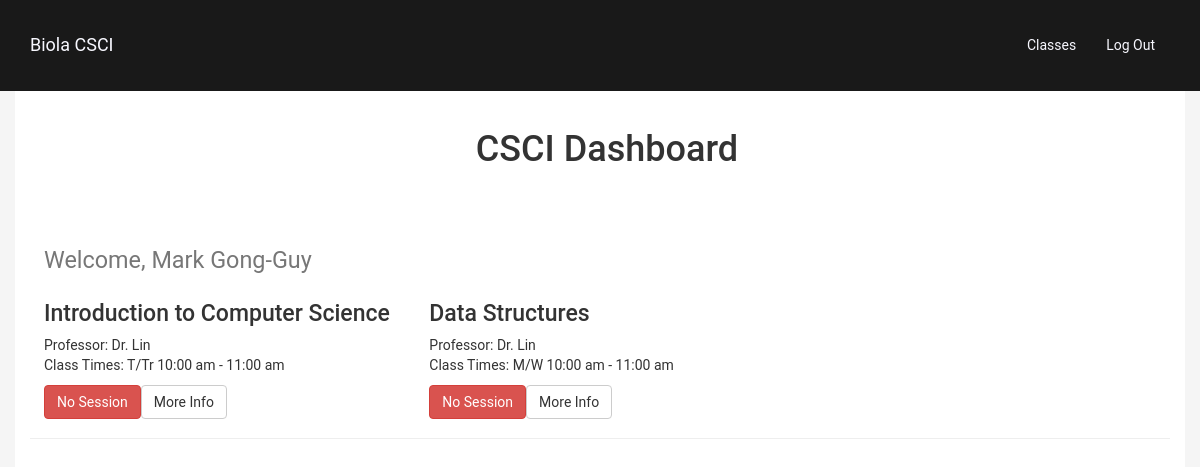
Screenshot of /dashboard.php (signed in) with the database file from the repository.
### tables this page shows
CREATE TABLE IF NOT EXISTS `class` (
  `classID` INT NOT NULL AUTO_INCREMENT,
  `classCode` VARCHAR(45) NULL,
  `professorEmail` VARCHAR (45) NULL,
  `taEmail` VARCHAR (45) NULL,
  `className` VARCHAR(45) NULL,
  `activeSession` INT DEFAULT '0',
  `syllabusURL` VARCHAR(45) NULL,
  `classTime` VARCHAR(45) NULL,
  `room` VARCHAR(45) NULL,
  `taHours` VARCHAR(45) NULL,
  `instructorHours` VARCHAR(45) NULL,
  `classDescription` MEDIUMTEXT NULL,
  PRIMARY KEY (`classID`));

### resources/library/db.php (called while the page is built)
<?php
class db {
	private static function connect(){
		$config = include('resources/config.php');
		$dbuser = $config['dbuser'];
		$dbpassword = $config['dbpassword'];
		$dbhost = $config['dbhost'];
		$dbport = $config['dbport'];
		$dbname = $config['dbname'];
		try{
			$pdo = new PDO(sprintf('mysql:host=%s;port=%s;dbname=%s;charset=utf8', $dbhost, $dbport, $dbname), $dbuser, $dbpassword);
			$pdo->setAttribute(PDO::ATTR_ERRMODE, PDO::ERRMODE_EXCEPTION);
			return $pdo;
		} catch (PDOException $e){
			print "Error!: " . $e->getMessage() . "<br/>";
    		die();
		}
	}
	public static function query($query, $params = array()){
		$statement = self::connect()->prepare($query);
		$statement->execute($params);
		if (explode(' ', $query)[0] == 'SELECT'){
			$data = $statement->fetchALL();
			return $data;
		}
	}
}
?>

### dashboard.php (the view, shortened to what this page needs)
<?php begin: include_once 'templates/header.php'; include_once 'resources/library/db.php';?>
    <body>
        <div class="page-header" style="padding-left: 1em">
          <h1><center>CSCI Dashboard</center></br></br><small> Welcome, <?php echo $_SESSION['user_fName']; echo " "; echo $_SESSION['user_lName'];?></small></h1>
             <?php
             include_once 'resources/library/db.php';
             $class_id = db::query("SELECT class_classID from user_class where user_email = :user_email", array(':user_email'=>$_SESSION['user_id']));
             for($count = 0; $count < count($class_id); $count++){
                 $classID = print_r($class_id[$count]["class_classID"], true);
                 $result = db::query("SELECT className, syllabusURL, classTime, activeSession, classCode from class where classID = :classID", array(':classID'=>$classID));
                 $className = print_r($result[0]["className"], true);
                 $classTime = print_r($result[0]["classTime"], true);
                 $activeSession = print_r($result[0]["activeSession"], true);
                 $classCode = print_r($result[0]["classCode"], true);
                 echo '<div class="row">';
                 echo     '<div class="col-sm-6 col-md-4">';
                 echo       '<div class="caption">';
                 echo           "<h3 class='dashClassTitle'>$className</h3>";
                 echo               '<p>';
                 echo                   'Professor: Dr. Lin </br>';
                 echo                   "Class Times: $classTime";
                 echo               '</p>';
                 if($_SESSION['user_perm'] < 2){
                     if($activeSession == 1){
                         echo '<p><a data-toggle="modal" data-target="#myModal" class="btn btn-success" role="button">Join Session</a>';
                     } else {
                         echo '<p><a href="#" class="btn btn-danger" role="button">No Session</a>';
                     }
                 }
                 echo        '<a href="';
                 echo        $classCode . '.php';
                 echo        '" class="btn btn-default" role="button">More Info</a></p>';
                 echo   '</div>';
                 echo '</div>';
             }
              ?>
               </div>
        </div>
<?php include "templates/footer.php"; ?>

### templates/header.php (shortened to what this page needs)
<head>
    <link href="/css/bootstrap.min.css" rel="stylesheet">
    <link href="/css/style.css" rel="stylesheet">
</head>
<body id="page-top" data-spy="scroll" data-target=".navbar-fixed-top">
    <nav class="navbar navbar-fixed-top" role="navigation">
        <div class="container">
            <div class="navbar-header page-scroll">
                <a class="navbar-brand page-scroll" href="/index.php">Biola CSCI</a>
            </div>
            <div class="collapse navbar-collapse navbar-ex1-collapse">
                <ul class="nav navbar-nav">
                    <li class="nav-item dropdown">
                        <a href="#" id="navbarDropdownMenuLink" data-toggle="dropdown" aria-haspopup="true" aria-expanded="false">Classes</a>
                            <?php
                                include_once 'resources/library/db.php';
                            ?>
                    </li>
                    <li class="nav-item">
                        <a href="/logout.php">Log Out</a>
                    </li>
                </ul>
            </div>
        </div>
    </nav>
    <div class="container page-content">

### templates/footer.php (shortened to what this page needs)
</body>
</html>

### css/style.css (style rules this page uses)
a { color: var(--main-color); }
body { font-family: 'Roboto', sans-serif; background-color: whitesmoke; }
.container.page-content { background-color: white; min-height: 100%; }
.container.page-content { padding-top: 50px; }
@media (min-width:768px) { .container.page-content { padding-top: 90px; } }
.navbar { background-color: #191919; }
.navbar .navbar-brand, .navbar .navbar-nav>li>a { color:ghostwhite; }
.navbar-fixed-top .navbar-collapse { max-height: 100%; }
@media (min-width:767px) { .navbar { padding: 0px; } }
@media (min-width:767px) { .nav.navbar-nav { float: right; } }
@media (min-width:767px) { .navbar-nav>li>a, .navbar-brand { padding-top: 35px; padding-bottom: 35px; -webkit-transition: background .5s ease-in-out,padding .5s ease-in-out; -moz-transition: background .5s ease-in-out,padding .5s ease-in-out; transition: background .5s ease-in-out,padding .5s ease-in-out; } }
.dashClassTitle { font-size: 30px; line-height: 30px; display: inline-block; }

### rows the page displays
class: className "Introduction to Computer Science", classTime "T/Tr 10:00 am - 11:00 am", activeSession "No Session"
class: className "Data Structures", classTime "M/W 10:00 am - 11:00 am", activeSession "No Session"

### other values shown
$_SESSION['user_fName'] "Mark"
$_SESSION['user_lName'] "Gong-Guy"
